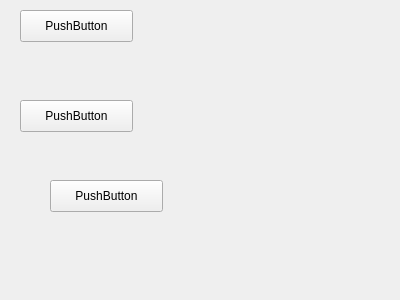
<?xml version="1.0" encoding="UTF-8"?>
<ui version="4.0">
 <class>MainWindow</class>
 <widget class="QMainWindow" name="MainWindow">
  <property name="geometry">
   <rect>
    <x>0</x>
    <y>0</y>
    <width>400</width>
    <height>300</height>
   </rect>
  </property>
  <property name="cursor">
   <cursorShape>ArrowCursor</cursorShape>
  </property>
  <property name="windowTitle">
   <string>MainWindow</string>
  </property>
  <widget class="QWidget" name="centralWidget">
   <widget class="QPushButton" name="pushButton">
    <property name="geometry">
     <rect>
      <x>20</x>
      <y>10</y>
      <width>113</width>
      <height>32</height>
     </rect>
    </property>
    <property name="text">
     <string>PushButton</string>
    </property>
   </widget>
   <widget class="QPushButton" name="pushButton_2">
    <property name="geometry">
     <rect>
      <x>20</x>
      <y>100</y>
      <width>113</width>
      <height>32</height>
     </rect>
    </property>
    <property name="text">
     <string>PushButton</string>
    </property>
   </widget>
   <widget class="QPushButton" name="pushButton_3">
    <property name="geometry">
     <rect>
      <x>50</x>
      <y>180</y>
      <width>113</width>
      <height>32</height>
     </rect>
    </property>
    <property name="text">
     <string>PushButton</string>
    </property>
   </widget>
  </widget>
  <widget class="QMenuBar" name="menuBar">
   <property name="geometry">
    <rect>
     <x>0</x>
     <y>0</y>
     <width>400</width>
     <height>22</height>
    </rect>
   </property>
  </widget>
 </widget>
 <layoutdefault spacing="6" margin="11"/>
 <resources/>
 <connections/>
</ui>
